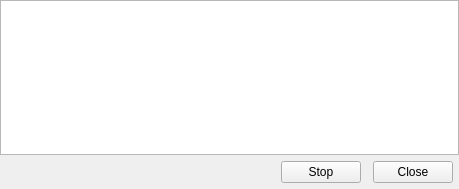
<?xml version="1.0" encoding="UTF-8"?>
<ui version="4.0">
 <class>EncodeTaskDock</class>
 <widget class="QDockWidget" name="EncodeTaskDock">
  <property name="geometry">
   <rect>
    <x>0</x>
    <y>0</y>
    <width>459</width>
    <height>189</height>
   </rect>
  </property>
  <property name="sizePolicy">
   <sizepolicy hsizetype="Preferred" vsizetype="Preferred">
    <horstretch>0</horstretch>
    <verstretch>0</verstretch>
   </sizepolicy>
  </property>
  <property name="windowTitle">
   <string>List of Exported Files</string>
  </property>
  <widget class="QWidget" name="dockWidgetContents">
   <layout class="QVBoxLayout" name="verticalLayout">
    <property name="spacing">
     <number>0</number>
    </property>
    <property name="leftMargin">
     <number>0</number>
    </property>
    <property name="topMargin">
     <number>0</number>
    </property>
    <property name="rightMargin">
     <number>0</number>
    </property>
    <property name="bottomMargin">
     <number>0</number>
    </property>
    <item>
     <widget class="QScrollArea" name="scrollArea">
      <property name="frameShape">
       <enum>QFrame::NoFrame</enum>
      </property>
      <property name="widgetResizable">
       <bool>true</bool>
      </property>
      <widget class="QWidget" name="scrollAreaWidgetContents">
       <property name="geometry">
        <rect>
         <x>0</x>
         <y>0</y>
         <width>459</width>
         <height>133</height>
        </rect>
       </property>
       <layout class="QVBoxLayout" name="verticalLayout_2">
        <property name="spacing">
         <number>-1</number>
        </property>
        <property name="leftMargin">
         <number>0</number>
        </property>
        <property name="topMargin">
         <number>0</number>
        </property>
        <property name="rightMargin">
         <number>0</number>
        </property>
        <property name="bottomMargin">
         <number>0</number>
        </property>
        <item>
         <widget class="QTreeView" name="treeView">
          <property name="contextMenuPolicy">
           <enum>Qt::CustomContextMenu</enum>
          </property>
          <property name="editTriggers">
           <set>QAbstractItemView::NoEditTriggers</set>
          </property>
          <property name="textElideMode">
           <enum>Qt::ElideNone</enum>
          </property>
          <property name="headerHidden">
           <bool>true</bool>
          </property>
         </widget>
        </item>
       </layout>
      </widget>
     </widget>
    </item>
    <item>
     <layout class="QHBoxLayout" name="horizontalLayout">
      <property name="spacing">
       <number>12</number>
      </property>
      <property name="leftMargin">
       <number>6</number>
      </property>
      <property name="topMargin">
       <number>6</number>
      </property>
      <property name="rightMargin">
       <number>6</number>
      </property>
      <property name="bottomMargin">
       <number>6</number>
      </property>
      <item>
       <spacer name="horizontalSpacer">
        <property name="orientation">
         <enum>Qt::Horizontal</enum>
        </property>
        <property name="sizeHint" stdset="0">
         <size>
          <width>40</width>
          <height>20</height>
         </size>
        </property>
       </spacer>
      </item>
      <item>
       <widget class="QPushButton" name="stopButton">
        <property name="text">
         <string>Stop</string>
        </property>
       </widget>
      </item>
      <item>
       <widget class="QPushButton" name="closeButton">
        <property name="text">
         <string>Close</string>
        </property>
       </widget>
      </item>
     </layout>
    </item>
   </layout>
  </widget>
  <action name="actionStopTask">
   <property name="text">
    <string>Stop This Task</string>
   </property>
   <property name="toolTip">
    <string>Stop the currently selected task</string>
   </property>
  </action>
  <action name="actionRemove">
   <property name="text">
    <string>Remove</string>
   </property>
   <property name="toolTip">
    <string>Remove</string>
   </property>
  </action>
 </widget>
 <resources/>
 <connections/>
</ui>
